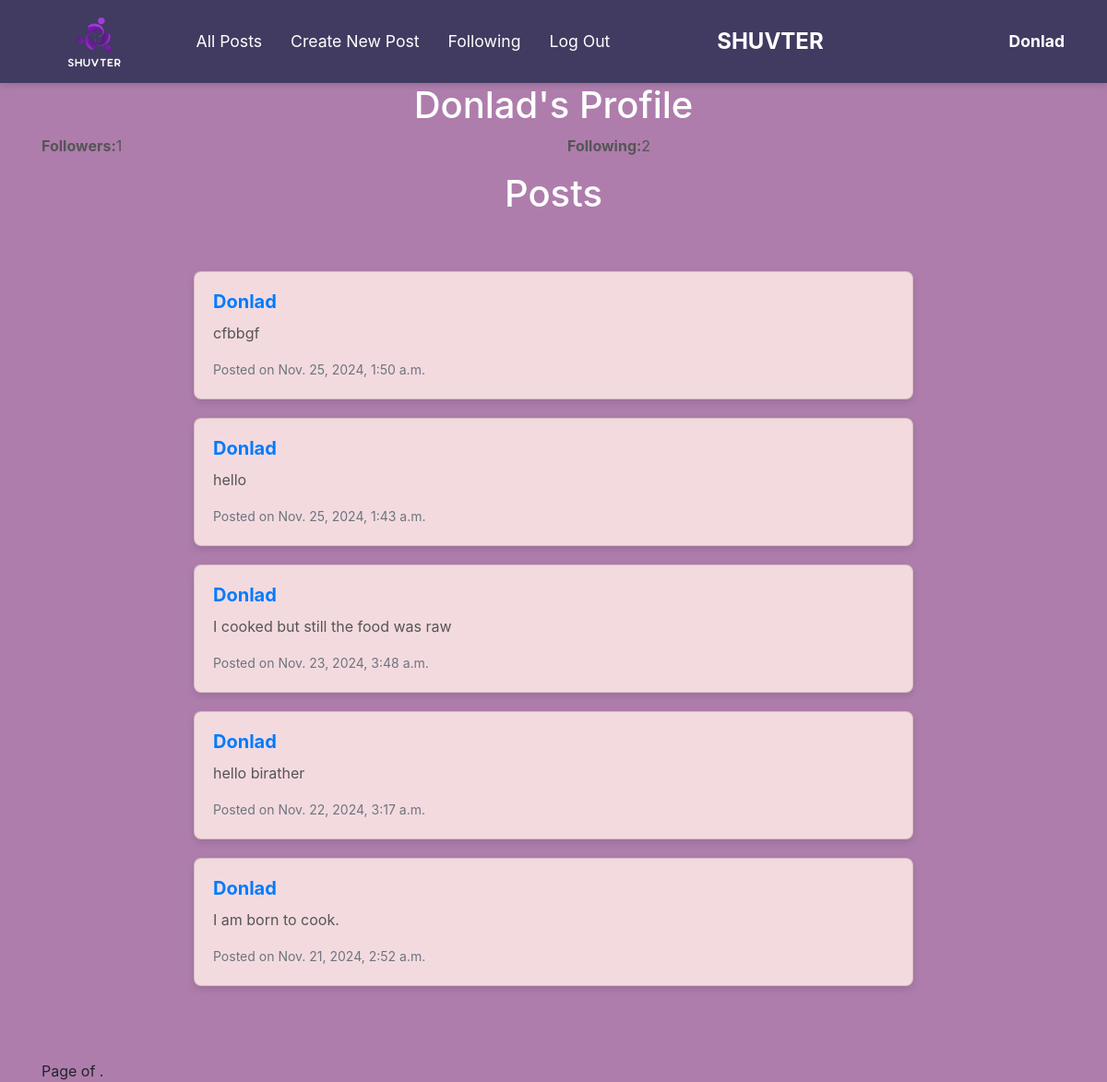
/profile/1 (signed in), run on the app's committed database.
### network/models.py (models this page shows, shortened)
class User(AbstractUser):
    pass

class Post(models.Model):
    author = models.ForeignKey(User, on_delete=models.CASCADE, related_name="posts")
    content = models.TextField()
    created_at = models.DateTimeField(auto_now_add=True)

### network/views.py (the view)
# urls.py: path("profile/<int:uid>", views.profile, name="profile"),
def profile(request, uid):
        if request.method == "POST":
            author = request.user
            content=request.POST["content"]
            post = Post(author=author, content=content)
            post.save()
            return HttpResponseRedirect(reverse("index"))
        else:
            user = User.objects.get(pk=uid)
            follower =Follow.objects.filter(user=user)
            following = Follow.objects.filter(following=user).count()
            posts = Post.objects.filter(author=user).order_by("-created_at")
            paginator = Paginator(posts, 10)
            pageNumber = request.GET.get('page')
            pages= paginator.get_page(pageNumber)
            return render(request, "network/profile.html",{
            "user":user,
            "posts":posts,
            "pages":pages,
            "follower":follower,
            "following":following,
        })

### network/templates/network/profile.html (shortened to what this page needs)
{% extends "network/layout.html" %}
{% load static %}
{% block body %}
<div class="container">
    <h1 class="text-center">{{ user.username }}'s Profile</h1>
    <div class="row">
        <div class="col-md-6">
            <p><strong>Followers:</strong>{{ following }} </p>
        </div>
        <div class="col-md-6">
            <p><strong>Following:</strong>{{ follower.count }} </p>
        </div>
    </div>
    <h1 class="text-center">Posts</h1>
    <div class="posts" id="all-posts">
        {% for post in posts %}
            <div class="post card">
                <div class="card-body">
                    <h5 class="card-title"><a href="{% url 'profile' post.author.id %}">{{ post.author }}</a></h5>
                    <p class="card-text">{{ post.content }}</p>
                    <small class="text-muted">Posted on {{ post.created_at }}</small>
                </div>
            </div>
        {% empty %}
            <p class="text-center">No posts yet.</p>
        {% endfor %}
    </div>
    <div class="pagination text-center">
        <span class="step-links">
            <span class="current">
                Page {{ posts.number }} of {{ posts.paginator.num_pages }}.
            </span>
        </span>
    </div>
</div>
{% endblock %}

### network/templates/network/layout.html (shortened to what this page needs)
{% load static %}
<!DOCTYPE html>
<html lang="en">
    <head>
        <link rel="stylesheet" href="https://stackpath.bootstrapcdn.com/bootstrap/4.4.1/css/bootstrap.min.css">
        <link href="{% static 'network/styles.css' %}" rel="stylesheet">
    </head>
    <body>
        <nav class="navbar navbar-expand-lg navbar-light bg-light">
            <div class="container-fluid">
                <div class="d-flex align-items-center">
                    <a class="navbar-brand" href="{% url 'index' %}">
                        <img src="{% static 'network/logo.png' %}" alt="Logo">
                    </a>
                    <ul class="navbar-nav ml-3">
                        <li class="nav-item">
                            <a class="nav-link" id="showAllPostsLink" href="{% url 'index' %}">All Posts</a>
                        </li>
                        <li class="nav-item">
                            <a class="nav-link" id="showNewPostLink" href="{% url 'index' %}">Create New Post</a>
                        </li>
                        {% if user.is_authenticated %}
                            <li class="nav-item">
                                <a class="nav-link" href="{% url 'following' %}">Following</a>
                            </li>
                            <li class="nav-item">
                                <a class="nav-link" href="{% url 'logout' %}">Log Out</a>
                            </li>
                        {% endif %}
                    </ul>
                </div>
                <div class="mx-auto">
                    <span class="navbar-text">SHUVTER</span>
                </div>
                <div class="d-flex align-items-center ml-auto">
                    {% if user.is_authenticated %}
                        <a class="nav-link" href="{% url 'profile' user.id %}"><strong>{{ user.username }}</strong></a>
                    {% endif %}
                </div>
            </div>
        </nav>
        <div class="body">
            {% block body %}
            {% endblock %}
        </div>
    </body>
</html>

### network/static/network/styles.css (style rules this page uses)
.navbar-nav { margin: auto; }
.navbar-brand img { height: 60px; width: auto; }
.navbar-text { font-size: 1.5rem; font-weight: bold; color: #FFFFFF !important; }
.navbar.navbar-light { background-color: #413B61 !important; }
body { background-color: #AE7DAC; }
.navbar .nav-link { color: #FFFFFF !important; font-size: 1.1rem; padding: 10px 15px; }
.navbar-nav .nav-item { margin-right: 15px; }
.navbar { padding-top: 10px; padding-bottom: 10px; display: flex; justify-content: space-between; align-items: center; }
.navbar .navbar-text { flex-grow: 1; text-align: center; }
.navbar.navbar-light { box-shadow: 0 4px 6px rgba(0, 0, 0, 0.1); }
#all-posts { display: flex; flex-direction: column; align-items: center; max-width: 800px; margin: 50px auto; padding: 10px; }
.card { background-color: #F3DADF; border-radius: 8px; box-shadow: 0 4px 8px rgba(0, 0, 0, 0.1); overflow: hidden; width: 100%; margin-bottom: 20px; transition: transform 0.3s ease, box-shadow 0.3s ease; }
.card-body { padding: 20px; }
.card-title { font-size: 1.25rem; font-weight: bold; color: #333; margin-bottom: 10px; }
.card-text { font-size: 1rem; color: #555; margin-bottom: 15px; }
.text-muted { font-size: 0.875rem; color: #888; }
p { font-size: 1rem; color: #555; }
a { color: #007bff; text-decoration: none; }
body h1 { text-align: center; font-size: 2.5rem; color: #FFFFFF; }

### data on the page
User: username "Donlad"
Post: author "Donlad", content "cfbbgf", created_at "Nov. 25, 2024, 1:50 a.m."
Post: author "Donlad", content "hello", created_at "Nov. 25, 2024, 1:43 a.m."
Post: author "Donlad", content "I cooked but still the food was raw", created_at "Nov. 23, 2024, 3:48 a.m."
Post: author "Donlad", content "hello birather", created_at "Nov. 22, 2024, 3:17 a.m."
Post: author "Donlad", content "I am born to cook.", created_at "Nov. 21, 2024, 2:52 a.m."

### other printed values
{{ following }} "1"
{{ follower.count }} "2"
